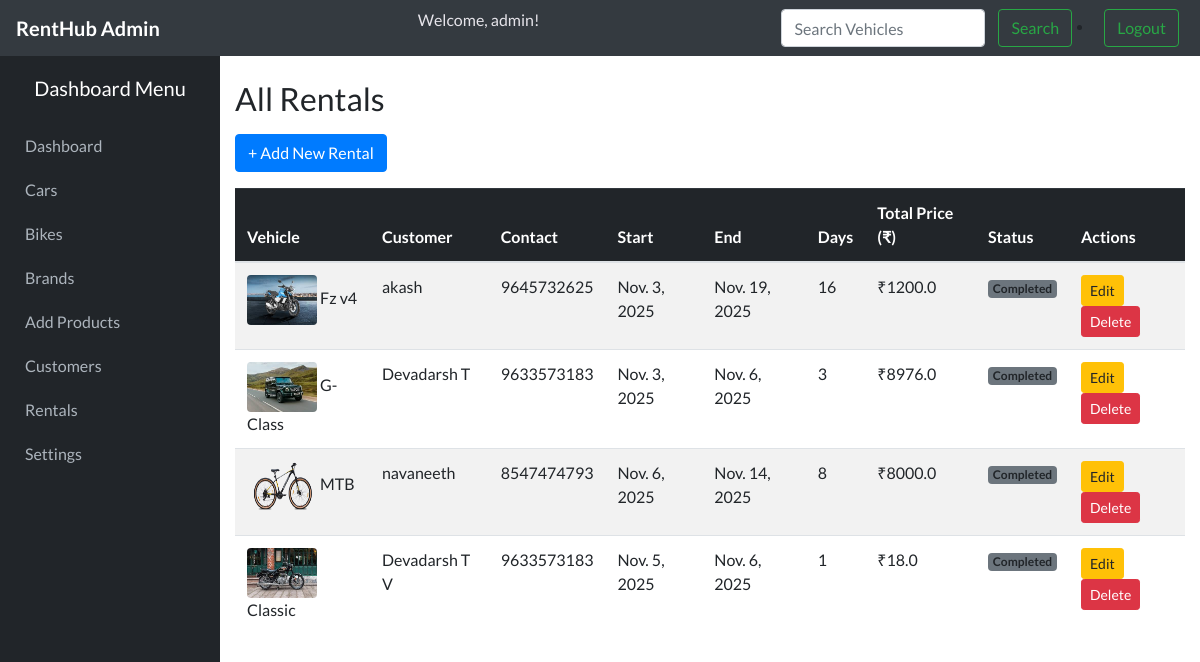
/rentals/ (signed in), run on the app's committed database.
### home/models.py (models this page shows, shortened)
class Rental(models.Model):
    product = models.ForeignKey('Product', on_delete=models.CASCADE)
    renter_name = models.CharField(max_length=100)
    renter_contact = models.CharField(max_length=15, blank=True, null=True)
    start_date = models.DateField()
    end_date = models.DateField()
    total_price = models.FloatField()
    status = models.CharField(
        max_length=20,
        choices=[
            ('Active', 'Active'),
            ('Completed', 'Completed'),
        ],
        default='Active'
    )
    created_at = models.DateTimeField(default=timezone.now)
    def duration(self):
        return (self.end_date - self.start_date).days

class product(models.Model):
    subcategory = models.ForeignKey(
        Subcategory,
        on_delete=models.CASCADE,
        related_name='products'
    )
    name = models.CharField(max_length=100)
    price = models.FloatField()
    image = models.ImageField(upload_to='pro_pic', null=True, blank=True)
    description = models.CharField(max_length=200, null=True, blank=True)
    is_available = models.BooleanField(default=True)

### home/views.py (the view)
# urls.py: path('rentals/', rental_listfn, name='rental_list'),
def rental_listfn(request):
    auto_return_expired_rentals()
    rentals = Rental.objects.all().order_by('-created_at')
    return render(request, 'rental_list.html', {'rentals': rentals})

### home/views.py (called while the page is built)
def auto_return_expired_rentals():
    today = timezone.now().date()
    expired_rentals = Rental.objects.filter(
        end_date__lt=today,
        status='Active'
    )
    for rental in expired_rentals:
        rental.status = 'Completed'
        rental.save()
        rental.product.is_available = True
        rental.product.save()

### home/templates/rental_list.html (shortened to what this page needs)
{% extends 'base.html' %}
{% block content %}
<div class="container mt-4">
  <h2 class="mb-3">All Rentals</h2>
  <a href="{% url 'add_rental_page' %}" class="btn btn-primary mb-3">+ Add New Rental</a>
  <table class="table table-striped table-hover align-middle">
    <thead class="table-dark">
      <tr>
        <th>Vehicle</th>
        <th>Customer</th>
        <th>Contact</th>
        <th>Start</th>
        <th>End</th>
        <th>Days</th>
        <th>Total Price (₹)</th>
        <th>Status</th>
        <th>Actions</th>
      </tr>
    </thead>
    <tbody>
      {% for r in rentals %}
      <tr>
        <td>
          {% if r.product.image %}
            <img src="{{ r.product.image.url }}" alt="{{ r.product.name }}" width="70" height="50" class="rounded me-2">
          {% endif %}
          {{ r.product.name }}
        </td>
        <td>{{ r.renter_name }}</td>
        <td>{{ r.renter_contact }}</td>
        <td>{{ r.start_date }}</td>
        <td>{{ r.end_date }}</td>
        <td>{{ r.duration }}</td>
        <td>₹{{ r.total_price }}</td>
        <td>
          {% if r.status == 'Active' %}
            <span class="badge bg-success">Active</span>
          {% else %}
            <span class="badge bg-secondary">Completed</span>
          {% endif %}
        </td>
        <td>
          <a href="{% url 'edit_rental' r.id %}" class="btn btn-sm btn-warning">Edit</a>
          <a href="{% url 'delete_rental' r.id %}" class="btn btn-sm btn-danger"
             onclick="return confirm('Are you sure you want to delete this rental?');">Delete</a>
        </td>
      </tr>
      {% empty %}
      <tr>
        <td colspan="9" class="text-center text-muted">No rentals found.</td>
      </tr>
      {% endfor %}
    </tbody>
  </table>
</div>
{% endblock %}

### home/templates/base.html (shortened to what this page needs)
{% load static %}
<!DOCTYPE html>
<html lang="en">
  <head>
    <link
      rel="stylesheet"
      href="https://cdn.jsdelivr.net/npm/bootstrap@4.1.3/dist/css/bootstrap.min.css"
    />
    <link rel="stylesheet" href="{% static 'css/base.css' %}" />
  </head>
  <body>
    <nav class="navbar navbar-dark sticky-top">
      <a class="navbar-brand" href="#">RentHub Admin</a>
      {% if request.user.is_authenticated %}
    <p>Welcome, {{ request.user.username }}!</p>
    {% else %}
    <p>You are not logged in.</p>
     {% endif %}
      <form class="form-inline my-2 my-lg-0">
        <input
          class="form-control mr-sm-2"
          type="search"
          placeholder="Search Vehicles"
        />
        <button class="btn btn-outline-success my-2 my-sm-0" type="submit">
          Search
        </button>
          <li><a class="btn btn-outline-success my-2 my-sm-0" href="{% url 'logout' %}">Logout</a></li>
      </form>
    </nav>
    <div class="main-container">
      <div class="sidebar">
        <h5 class="text-center mb-4">Dashboard Menu</h5>
        <a href="/dashboard"> Dashboard</a>
        <a href="/carview">Cars</a>
        <a href="/bikeview"> Bikes</a>
        <a href="/brandsview"> Brands</a>
        <a href="/addproduct">Add Products</a>
        <a href="/rentals"> Customers</a>
        <a href="/add_rental"> Rentals</a>
        <a href="#"> Settings</a>
      </div>
      <div class="content-area">
        {% block content %}{% endblock %}
      </div>
    </div>
  </body>
</html>

### home/static/css/base.css (style rules this page uses)
body { background-color: #f4f6f9; font-family: "Lato", sans-serif; margin: 0; padding: 0; }
.navbar { background-color: #343a40 !important; }
.navbar-brand { color: #fff !important; font-weight: bold; }
.navbar p { color: #e6e4ea; }
.my-sm-0 { margin: 5px; }
.main-container { display: flex; width: 100%; height: calc(100vh - 56px); }
.sidebar { width: 220px; background-color: #212529; color: #fff; padding-top: 20px; height: 100%; flex-shrink: 0; }
.sidebar h5 { color: #fff; }
.sidebar a { color: #adb5bd; text-decoration: none; display: block; padding: 10px 25px; transition: 0.3s; }
.content-area { flex: 1; padding: 0px; background-color: #ffffff; overflow-y: auto; }

### data on the page
Rental: product.image (picture), product.name "Fz v4", renter_name "akash", renter_contact "9645732625", start_date "Nov. 3, 2025", end_date "Nov. 19, 2025", duration "16", total_price "1200.0", status "Completed"
Rental: product.image (picture), product.name "G-Class", renter_name "Devadarsh T", renter_contact "9633573183", start_date "Nov. 3, 2025", end_date "Nov. 6, 2025", duration "3", total_price "8976.0", status "Completed"
Rental: product.image (picture), product.name "MTB", renter_name "navaneeth", renter_contact "8547474793", start_date "Nov. 6, 2025", end_date "Nov. 14, 2025", duration "8", total_price "8000.0", status "Completed"
Rental: product.image (picture), product.name "Classic", renter_name "Devadarsh T V", renter_contact "9633573183", start_date "Nov. 5, 2025", end_date "Nov. 6, 2025", duration "1", total_price "18.0", status "Completed"

### other printed values
{{ request.user.username }} "admin"
